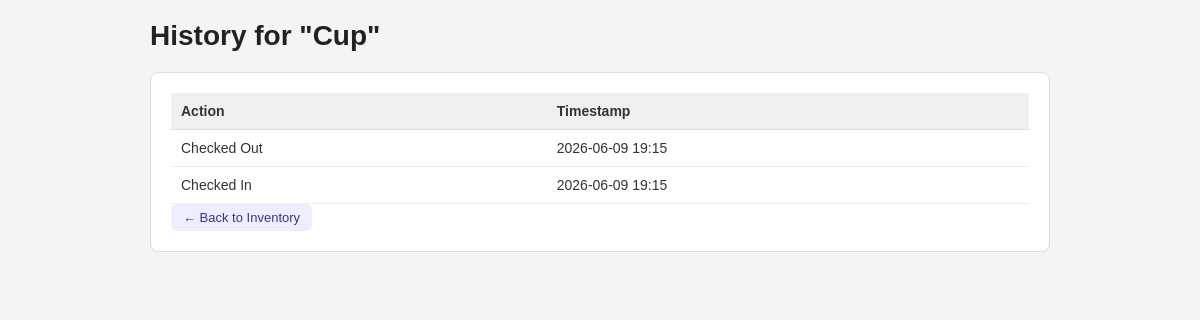
The page /history/Cup on the database its author committed.
### tables this page shows
CREATE TABLE transactions (
                     id INTEGER PRIMARY KEY AUTOINCREMENT,
                     item_name TEXT NOT NULL,
                     action TEXT NOT NULL,
                     timestamp TEXT NOT NULL);

### routes.py (the view)
@bp.route("/history/<name>")
def history(name):
    try:
        if not name or not name.strip():
            raise ValueError("Item name cannot be empty.")
        rows = get_history(name)
        return render_template("history.html", name=name, rows=rows)
    except ValueError as e:
        print(f"  Validation error: {e}")
        return redirect(url_for("main.index"))
    except Exception as e:
        print(f"  Error loading history for '{name}': {e}")
        return render_template("history.html", name=name, rows=[])

### db.py (called while the page is built)
def get_connection():
    return sqlite3.connect(DB_FILE)

def get_history(name):
    try:
        with get_connection() as conn:
            rows = conn.execute("""
                SELECT action, timestamp FROM transactions
                WHERE LOWER(item_name) = LOWER(?)
                ORDER BY timestamp DESC
            """, (name,)).fetchall()
        return [(Action(action), timestamp) for action, timestamp in rows]
    except Exception as e:
        print(f"  Error fetching history for '{name}': {e}")
        return []

### templates/history.html (shortened to what this page needs)
<!DOCTYPE html>
<html lang="en">
<head>
    <link rel="stylesheet" href="{{ url_for('static', filename='style.css') }}">
</head>
<body>
  <div class="container">
    <h1>History for "{{ name }}"</h1>
    <div class="card">
      {% if rows %}
      <table>
        <thead>
          <tr>
            <th>Action</th>
            <th>Timestamp</th>
          </tr>
        </thead>
        <tbody>
          {% for action, timestamp in rows %}
          <tr>
            <td>{{ "Checked Out" if action.value == "check_out" else "Checked In" }}</td>
            <td>{{ timestamp }}</td>
          </tr>
          {% endfor %}
        </tbody>
      </table>
      {% else %}
        <p>No transactions found.</p>
      {% endif %}
      <a class="btn btn-history" href="/">← Back to Inventory</a>
    </div>
  </div>
</body>
</html>

### static/style.css (style rules this page uses)
* { box-sizing: border-box; margin: 0; padding: 0; }
body { font-family: sans-serif; background: #f4f4f4; color: #333; padding: 20px; }
.container { max-width: 900px; margin: 0 auto; }
h1 { font-size: 28px; margin-bottom: 20px; color: #222; }
.card { background: white; border-radius: 8px; padding: 20px; margin-bottom: 20px; border: 1px solid #ddd; }
table { width: 100%; border-collapse: collapse; font-size: 14px; }
th { text-align: left; padding: 10px; background: #f0f0f0; border-bottom: 1px solid #ddd; }
td { padding: 10px; border-bottom: 1px solid #eee; }
.btn { display: inline-block; padding: 6px 12px; border-radius: 6px; font-size: 13px; text-decoration: none; margin-right: 4px; font-weight: 500; }
.btn-history { background: #eeedfe; color: #3c3489; }

### rows shown on the page
transactions: value "Checked Out", timestamp "2026-06-09 19:15"
transactions: value "Checked In", timestamp "2026-06-09 19:15"

### other values the page prints
{{ name }} "Cup"
